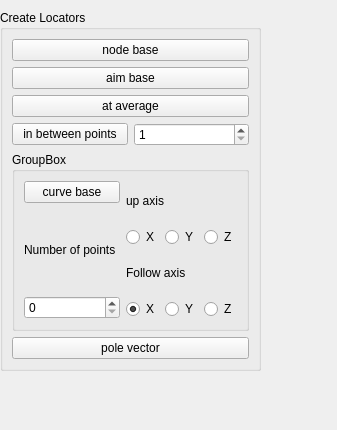
<?xml version="1.0" encoding="UTF-8"?>
<ui version="4.0">
 <class>Form</class>
 <widget class="QWidget" name="Form">
  <property name="geometry">
   <rect>
    <x>0</x>
    <y>0</y>
    <width>337</width>
    <height>430</height>
   </rect>
  </property>
  <property name="windowTitle">
   <string>Form</string>
  </property>
  <widget class="QGroupBox" name="groupBox_4">
   <property name="geometry">
    <rect>
     <x>0</x>
     <y>10</y>
     <width>261</width>
     <height>361</height>
    </rect>
   </property>
   <property name="title">
    <string>Create Locators</string>
   </property>
   <layout class="QVBoxLayout" name="verticalLayout_14">
    <item>
     <widget class="QPushButton" name="nodes_base_btn">
      <property name="text">
       <string>node base</string>
      </property>
     </widget>
    </item>
    <item>
     <widget class="QPushButton" name="aim_base_btn">
      <property name="toolTip">
       <string>select tree points or vertices a locator will be created over the first element, aiming to the second one, and using the third as up vector.</string>
      </property>
      <property name="text">
       <string>aim base</string>
      </property>
     </widget>
    </item>
    <item>
     <widget class="QPushButton" name="locator_at_average_btn">
      <property name="toolTip">
       <string>select some vertex or objects and a locator will be created at the average position</string>
      </property>
      <property name="text">
       <string>at average</string>
      </property>
     </widget>
    </item>
    <item>
     <layout class="QHBoxLayout" name="horizontalLayout">
      <item>
       <widget class="QPushButton" name="in_between_points">
        <property name="text">
         <string>in between points</string>
        </property>
       </widget>
      </item>
      <item>
       <widget class="QSpinBox" name="number_of_points">
        <property name="minimum">
         <number>1</number>
        </property>
        <property name="maximum">
         <number>10000</number>
        </property>
       </widget>
      </item>
     </layout>
    </item>
    <item>
     <widget class="QGroupBox" name="groupBox">
      <property name="title">
       <string>GroupBox</string>
      </property>
      <layout class="QHBoxLayout" name="horizontalLayout_2">
       <item>
        <layout class="QVBoxLayout" name="verticalLayout_2">
         <item>
          <widget class="QPushButton" name="curve_base">
           <property name="text">
            <string>curve base</string>
           </property>
          </widget>
         </item>
         <item>
          <widget class="QLabel" name="curve_based_number_of_points_txt">
           <property name="text">
            <string>Number of points</string>
           </property>
          </widget>
         </item>
         <item>
          <widget class="QSpinBox" name="spinBox"/>
         </item>
        </layout>
       </item>
       <item>
        <layout class="QVBoxLayout" name="verticalLayout">
         <property name="sizeConstraint">
          <enum>QLayout::SetDefaultConstraint</enum>
         </property>
         <item>
          <widget class="QLabel" name="up_axis_label">
           <property name="text">
            <string>up axis</string>
           </property>
          </widget>
         </item>
         <item>
          <layout class="QHBoxLayout" name="horizontalLayout_4">
           <item>
            <widget class="QRadioButton" name="x_follow_axis_2">
             <property name="text">
              <string>X</string>
             </property>
            </widget>
           </item>
           <item>
            <widget class="QRadioButton" name="y_follow_axis_2">
             <property name="text">
              <string>Y</string>
             </property>
             <property name="checked">
              <bool>true</bool>
             </property>
            </widget>
           </item>
           <item>
            <widget class="QRadioButton" name="z_follow_axis_2">
             <property name="text">
              <string>Z</string>
             </property>
            </widget>
           </item>
          </layout>
         </item>
         <item>
          <widget class="QLabel" name="follow_axis_label">
           <property name="text">
            <string>Follow axis</string>
           </property>
          </widget>
         </item>
         <item>
          <layout class="QHBoxLayout" name="horizontalLayout_3">
           <item>
            <widget class="QRadioButton" name="x_follow_axis">
             <property name="text">
              <string>X</string>
             </property>
             <property name="checked">
              <bool>true</bool>
             </property>
            </widget>
           </item>
           <item>
            <widget class="QRadioButton" name="y_follow_axis">
             <property name="text">
              <string>Y</string>
             </property>
            </widget>
           </item>
           <item>
            <widget class="QRadioButton" name="z_follow_axis">
             <property name="text">
              <string>Z</string>
             </property>
            </widget>
           </item>
          </layout>
         </item>
        </layout>
       </item>
      </layout>
     </widget>
    </item>
    <item>
     <widget class="QPushButton" name="pole_vector">
      <property name="text">
       <string>pole vector</string>
      </property>
     </widget>
    </item>
   </layout>
  </widget>
 </widget>
 <resources/>
 <connections/>
</ui>
